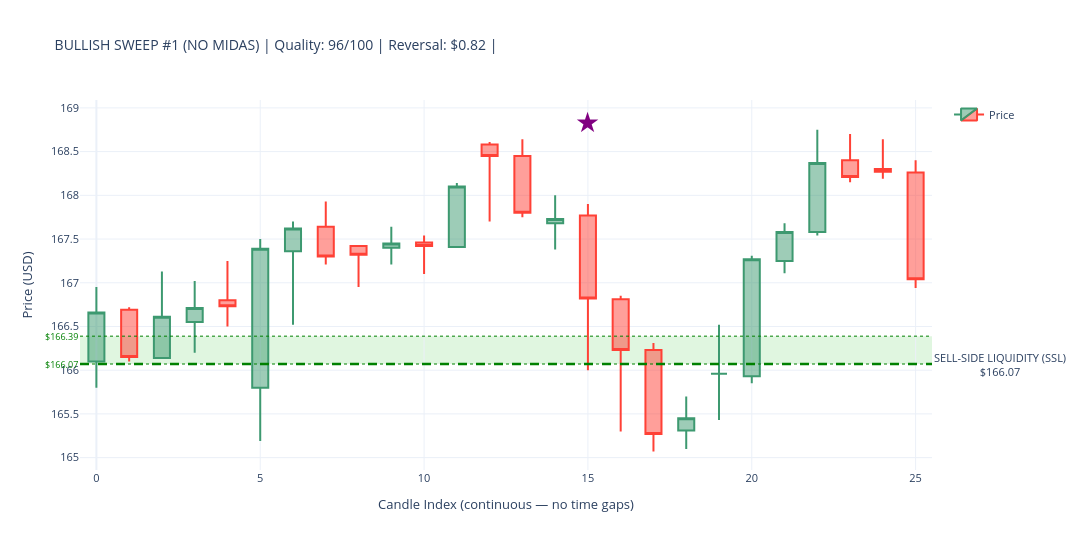
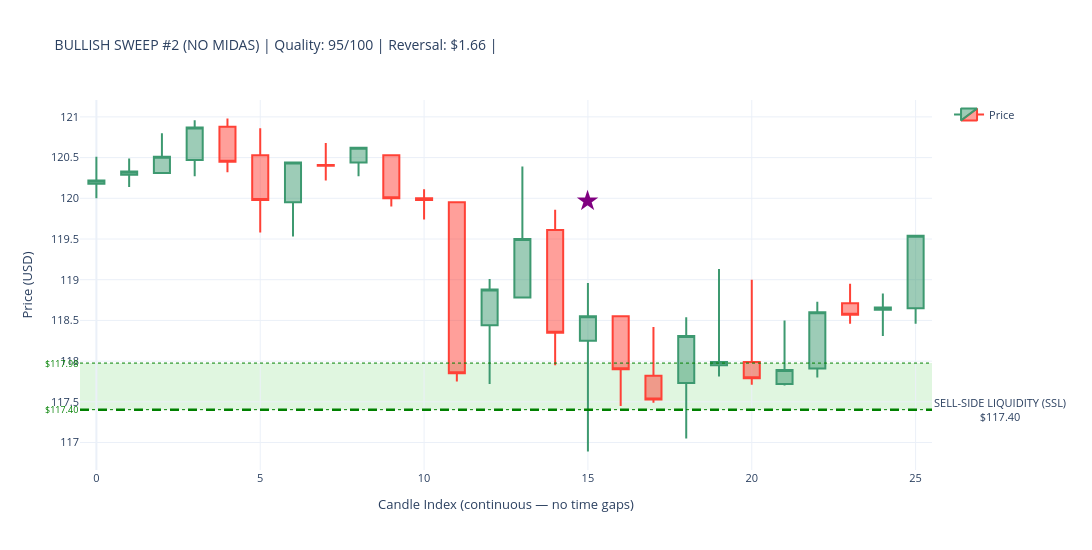
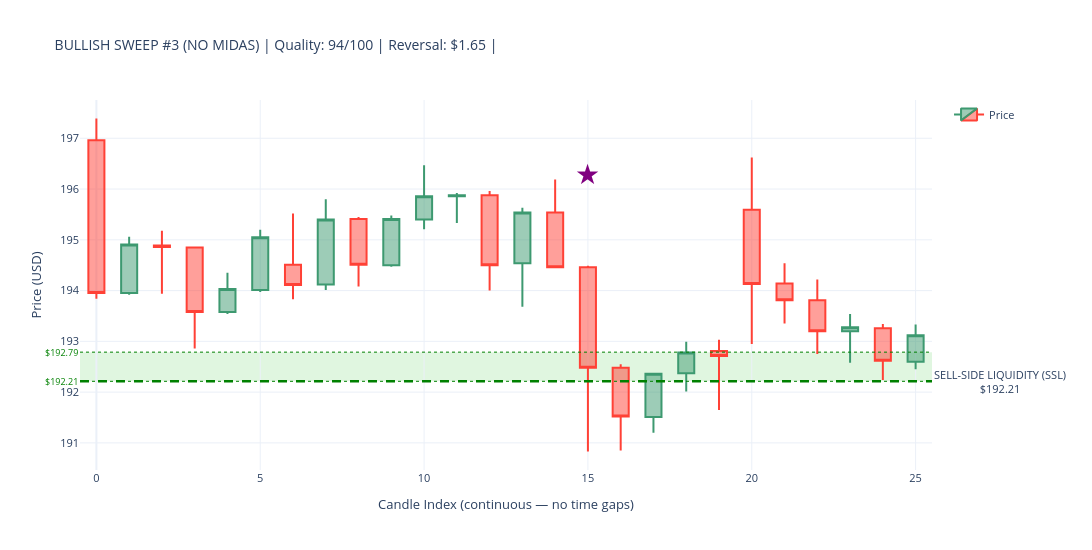
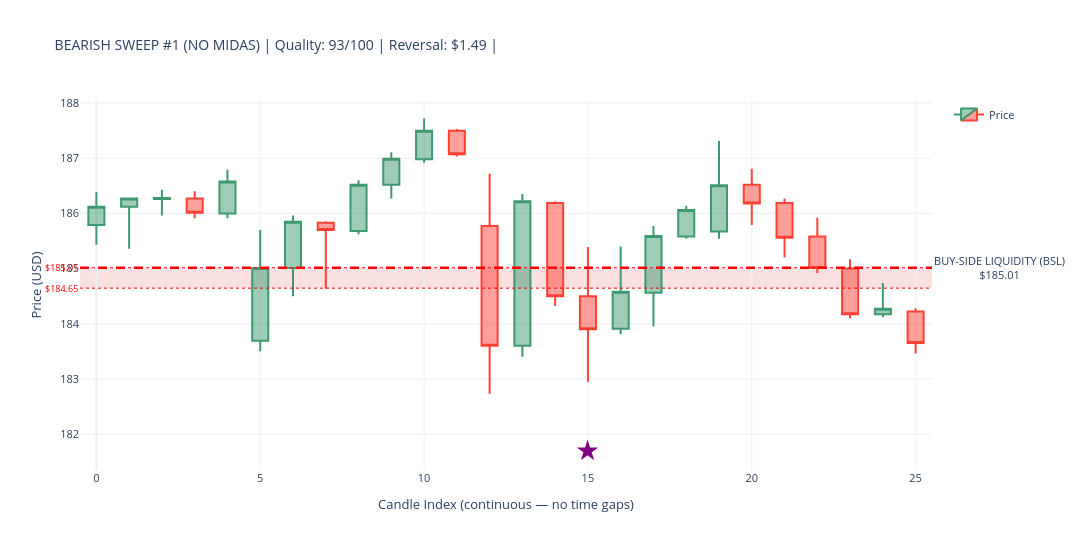

Write notebook code for charts like these, in order.
### Code cell
# ---------------------------------------------------------------------------
# SWEEP DETECTION CANDLESTICK VISUALIZATIONS WITH LIQUIDITY ZONES
# ---------------------------------------------------------------------------

required_vars = ['sweeps_hourly_no_midas', 'sweeps_hourly_with_midas', 'hourly_data']
missing_vars  = [v for v in required_vars if v not in globals()]

if missing_vars:
    print(f"\n⚠ WARNING: Missing variables — {missing_vars}")
    print("Please execute Part 8 first. Skipping visualization...")
else:
    print("\n✓ All required variables present. Proceeding with visualization...")

if not missing_vars:

    print("\n" + "=" * 70)
    print("VISUALIZING TOP SWEEPS — CANDLESTICK CHARTS WITH LIQUIDITY ZONES")
    print("=" * 70)

    import plotly.graph_objects as go

    price_data = hourly_data.copy()
    print(f"\n✓ Hourly data: {len(price_data)} candles")
    print(f"  Date range: {price_data['timestamp'].min().date()} → "
          f"{price_data['timestamp'].max().date()}")

    print(f"\nSweep data check:")
    print(f"  NO MIDAS  : {len(sweeps_hourly_no_midas)} total sweeps")
    if len(sweeps_hourly_no_midas) > 0:
        print(f"    Bullish : {(sweeps_hourly_no_midas['sweep_type']=='BULLISH').sum()}")
        print(f"    Bearish : {(sweeps_hourly_no_midas['sweep_type']=='BEARISH').sum()}")
    print(f"  WITH MIDAS: {len(sweeps_hourly_with_midas)} total sweeps")
    if len(sweeps_hourly_with_midas) > 0:
        print(f"    Bullish : {(sweeps_hourly_with_midas['sweep_type']=='BULLISH').sum()}")
        print(f"    Bearish : {(sweeps_hourly_with_midas['sweep_type']=='BEARISH').sum()}")


    def make_candlestick_chart_with_zones(
        price_df, sweep_timestamp, zone_level,
        zone_top, zone_bottom,
        sweep_type, chart_title
    ):
        try:
            # ── exact-hour timestamp match ────────────────────────────────────
            sweep_ts       = pd.to_datetime(sweep_timestamp)
            sweep_ts_naive = sweep_ts.tz_localize(None) if sweep_ts.tzinfo else sweep_ts
            ts_col_naive   = pd.to_datetime(price_df['timestamp']).dt.tz_localize(None)

            exact = price_df[ts_col_naive == sweep_ts_naive]
            sweep_idx = exact.index[0] if len(exact) > 0 else (
                (ts_col_naive - sweep_ts_naive).abs().idxmin()
            )

            sweep_pos = price_df.index.get_loc(sweep_idx)
            start_pos = max(0, sweep_pos - 15)
            end_pos   = min(len(price_df) - 1, sweep_pos + 10)

            subset = price_df.iloc[start_pos : end_pos + 1].copy().reset_index(drop=True)
            subset['candle_idx'] = range(len(subset))

            # FIX: build hover text as a list — Candlestick uses `text`, not `hovertemplate`
            hover_texts = [
                (f"{row['timestamp'].strftime('%Y-%m-%d %H:%M')}<br>"
                 f"O: ${row['open']:.2f}  H: ${row['high']:.2f}<br>"
                 f"L: ${row['low']:.2f}   C: ${row['close']:.2f}")
                for _, row in subset.iterrows()
            ]

            # ── candlestick ───────────────────────────────────────────────────
            fig = go.Figure(data=[go.Candlestick(
                x=subset['candle_idx'],
                open=subset['open'],  high=subset['high'],
                low=subset['low'],    close=subset['close'],
                name='Price',
                text=hover_texts,          # ← was hovertemplate (unsupported)
                hoverinfo='text',          # tell Plotly to show our text on hover
            )])

            # ── ICT-correct zone labels + actual boundaries ───────────────────
            if sweep_type == 'BULLISH':
                fill_color = 'rgba(0,180,0,0.12)'
                line_color = 'green'
                zone_label = 'SELL-SIDE LIQUIDITY (SSL)'
            else:
                fill_color = 'rgba(220,0,0,0.12)'
                line_color = 'red'
                zone_label = 'BUY-SIDE LIQUIDITY (BSL)'

            fig.add_hrect(
                y0=zone_bottom, y1=zone_top,
                fillcolor=fill_color, opacity=1.0,
                layer='below', line_width=0,
            )
            fig.add_hline(
                y=zone_level,
                line_width=2.5, line_dash='dash', line_color=line_color,
                annotation_text=f'{zone_label}<br>${zone_level:.2f}',
                annotation_position='right',
                annotation=dict(font_size=11, bgcolor='rgba(255,255,255,0.85)')
            )
            for y_val in [zone_top, zone_bottom]:
                fig.add_hline(
                    y=y_val, line_width=1, line_dash='dot', line_color=line_color,
                    annotation_text=f'${y_val:.2f}', annotation_position='left',
                    annotation=dict(font_size=9, font_color=line_color)
                )

            # ── sweep marker ──────────────────────────────────────────────────
            sweep_subset_pos = sweep_pos - start_pos
            if 0 <= sweep_subset_pos < len(subset):
                row_c = subset.iloc[sweep_subset_pos]
                cr    = row_c['high'] - row_c['low']
                arrow_y = (row_c['high'] + cr * 0.5 if sweep_type == 'BULLISH'
                           else row_c['low'] - cr * 0.5)
                fig.add_annotation(
                    x=row_c['candle_idx'], y=arrow_y,
                    text='★', showarrow=False,
                    font=dict(size=28, color='purple'),
                    xanchor='center'
                )

            fig.update_layout(
                title=dict(text=chart_title, font=dict(size=14)),
                yaxis_title='Price (USD)',
                xaxis_title='Candle Index (continuous — no time gaps)',
                template='plotly_white',
                height=550, width=1150,
                hovermode='x unified',
                xaxis_rangeslider_visible=False,
                xaxis=dict(type='linear'),
                showlegend=True,
                font=dict(size=11),
                margin=dict(l=80, r=160, t=100, b=80),
            )
            return fig

        except Exception as e:
            print(f"      ✗ Error ({type(e).__name__}): {e}")
            return None


    def plot_sweep_set(sweeps_df, label):
        if sweeps_df.empty:
            print(f"\n✗ No sweeps in {label} dataset")
            return

        print(f"\n{'=' * 70}")
        print(f"{label} SWEEPS WITH LIQUIDITY ZONES")
        print('=' * 70)

        for sweep_type, side_label in [
            ('BULLISH', 'SSL Raids (demand zone sweeps — bullish reversal)'),
            ('BEARISH', 'BSL Raids (supply zone sweeps — bearish reversal)'),
        ]:
            subset = (
                sweeps_df[sweeps_df['sweep_type'] == sweep_type]
                .nlargest(3, 'sweep_quality_score')
            )
            print(f"\n{side_label}  ({len(subset)} shown):")

            for i, (_, row) in enumerate(subset.iterrows(), 1):
                z_top = float(row.get('zone_top',    row['zone_level'] * 1.005))
                z_bot = float(row.get('zone_bottom', row['zone_level'] * 0.995))

                title = (
                    f"{sweep_type} SWEEP #{i} ({label}) | "
                    f"Quality: {row['sweep_quality_score']:.0f}/100 | "
                    f"Reversal: ${row['reversal_distance']:.2f} | "
                )
                print(f"  {i}. {row['timestamp']}  zone=${row['zone_level']:.2f}")

                fig = make_candlestick_chart_with_zones(
                    price_data,
                    sweep_timestamp = row['timestamp'],
                    zone_level      = row['zone_level'],
                    zone_top        = z_top,
                    zone_bottom     = z_bot,
                    sweep_type      = sweep_type,
                    chart_title     = title,
                )
                if fig:
                    fig.show()
                else:
                    print("      → Could not create chart")


    plot_sweep_set(sweeps_hourly_no_midas,   'NO MIDAS')
    plot_sweep_set(sweeps_hourly_with_midas, 'WITH MIDAS')

    print("\n" + "=" * 70)
    print("✓ LIQUIDITY ZONE SWEEP VISUALIZATION COMPLETE")
    print("=" * 70)
    print("\nVISUAL LEGEND:")
    print("  🟢 GREEN ZONE : Demand zone — SSL raid (BULLISH sweep, reversal up)")
    print("  🔴 RED ZONE   : Supply zone — BSL raid (BEARISH sweep, reversal down)")
    print("  ★ Star        : Exact sweep detection candle")
    print("  - - Dashed    : Zone midline (zone_level)")
    print("  ··· Dotted    : Actual zone top / bottom boundaries")

### Figure 1 — Plotly figure (JSON) as saved in the notebook; plotly's stock layout.template omitted (floating-point values rounded to 4 significant figures)
{"data": [{"close": [166.7, 166.2, 166.6, 166.7, 166.7, 167.4, 167.6, 167.3, 167.3, 167.4, 167.4, 168.1, 168.4, 167.8, 167.7, 166.8, 166.2, 165.3, 165.4, 166.0, 167.3, 167.6, 168.4, 168.2, 168.3, 167.0], "high": [166.9, 166.7, 167.1, 167.0, 167.2, 167.5, 167.7, 167.9, 167.4, 167.6, 167.5, 168.1, 168.6, 168.6, 168.0, 167.9, 166.8, 166.3, 165.7, 166.5, 167.3, 167.7, 168.8, 168.7, 168.6, 168.4], "hoverinfo": "text", "low": [165.8, 166.1, 166.1, 166.2, 166.5, 165.2, 166.5, 167.2, 166.9, 167.2, 167.1, 167.4, 167.7, 167.8, 167.4, 166.0, 165.3, 165.1, 165.1, 165.4, 165.8, 167.1, 167.5, 168.2, 168.2, 166.9], "name": "Price", "open": [166.1, 166.7, 166.1, 166.6, 166.8, 165.8, 167.4, 167.6, 167.4, 167.4, 167.5, 167.4, 168.6, 168.4, 167.7, 167.8, 166.8, 166.2, 165.3, 166.0, 165.9, 167.2, 167.6, 168.4, 168.3, 168.3], "text": ["2021-04-20 11:30<br>O: $166.10  H: $166.95<br>L: $165.80   C: $166.66", "2021-04-20 12:30<br>O: $166.69  H: $166.72<br>L: $166.10   C: $166.15", "2021-04-20 13:30<br>O: $166.14  H: $167.13<br>L: $166.14   C: $166.61", "2021-04-20 14:30<br>O: $166.55  H: $167.02<br>L: $166.20   C: $166.71", "2021-04-20 15:30<br>O: $166.80  H: $167.25<br>L: $166.50   C: $166.73", "2021-04-21 09:30<br>O: $165.80  H: $167.50<br>L: $165.19   C: $167.39", "2021-04-21 10:30<br>O: $167.36  H: $167.70<br>L: $166.52   C: $167.62", "2021-04-21 11:30<br>O: $167.64  H: $167.93<br>L: $167.21   C: $167.30", "2021-04-21 12:30<br>O: $167.42  H: $167.43<br>L: $166.95   C: $167.32", "2021-04-21 13:30<br>O: $167.40  H: $167.64<br>L: $167.21   C: $167.45", "2021-04-21 14:30<br>O: $167.46  H: $167.54<br>L: $167.10   C: $167.42", "2021-04-21 15:30<br>O: $167.41  H: $168.14<br>L: $167.41   C: $168.10", "2021-04-22 09:30<br>O: $168.58  H: $168.61<br>L: $167.70   C: $168.45", "2021-04-22 10:30<br>O: $168.45  H: $168.64<br>L: $167.75   C: $167.80", "2021-04-22 11:30<br>O: $167.68  H: $168.00<br>L: $167.38   C: $167.73", "2021-04-22 12:30<br>O: $167.77  H: $167.90<br>L: $166.00   C: $166.82", "2021-04-22 13:30<br>O: $166.81  H: $166.85<br>L: $165.30   C: $166.23", "2021-04-22 14:30<br>O: $166.23  H: $166.31<br>L: $165.07   C: $165.27", "2021-04-22 15:30<br>O: $165.31  H: $165.70<br>L: $165.10   C: $165.45", "2021-04-23 09:30<br>O: $165.96  H: $166.52<br>L: $165.43   C: $165.96", "2021-04-23 10:30<br>O: $165.93  H: $167.31<br>L: $165.85   C: $167.27", "2021-04-23 11:30<br>O: $167.25  H: $167.68<br>L: $167.11   C: $167.58", "2021-04-23 12:30<br>O: $167.58  H: $168.75<br>L: $167.54   C: $168.37", "2021-04-23 13:30<br>O: $168.40  H: $168.70<br>L: $168.15   C: $168.21", "2021-04-23 14:30<br>O: $168.30  H: $168.64<br>L: $168.19   C: $168.27", "2021-04-23 15:30<br>O: $168.26  H: $168.40<br>L: $166.94   C: $167.04"], "type": "candlestick", "x": [0, 1, 2, 3, 4, 5, 6, 7, 8, 9, 10, 11, 12, 13, 14, 15, 16, 17, 18, 19, 20, 21, 22, 23, 24, 25]}], "layout": {"annotations": [{"bgcolor": "rgba(255,255,255,0.85)", "font": {"size": 11}, "showarrow": false, "text": "SELL-SIDE LIQUIDITY (SSL)<br>$166.07", "x": 1, "xanchor": "left", "xref": "x domain", "y": 166.1, "yanchor": "middle", "yref": "y"}, {"font": {"color": "green", "size": 9}, "showarrow": false, "text": "$166.39", "x": 0, "xanchor": "right", "xref": "x domain", "y": 166.4, "yanchor": "middle", "yref": "y"}, {"font": {"color": "green", "size": 9}, "showarrow": false, "text": "$166.07", "x": 0, "xanchor": "right", "xref": "x domain", "y": 166.1, "yanchor": "middle", "yref": "y"}, {"font": {"color": "purple", "size": 28}, "showarrow": false, "text": "★", "x": 15, "xanchor": "center", "y": 168.9}], "font": {"size": 11}, "height": 550, "hovermode": "x unified", "margin": {"b": 80, "l": 80, "r": 160, "t": 100}, "shapes": [{"fillcolor": "rgba(0,180,0,0.12)", "layer": "below", "line": {"width": 0}, "opacity": 1, "type": "rect", "x0": 0, "x1": 1, "xref": "x domain", "y0": 166.1, "y1": 166.4, "yref": "y"}, {"line": {"color": "green", "dash": "dash", "width": 2.5}, "type": "line", "x0": 0, "x1": 1, "xref": "x domain", "y0": 166.1, "y1": 166.1, "yref": "y"}, {"line": {"color": "green", "dash": "dot", "width": 1}, "type": "line", "x0": 0, "x1": 1, "xref": "x domain", "y0": 166.4, "y1": 166.4, "yref": "y"}, {"line": {"color": "green", "dash": "dot", "width": 1}, "type": "line", "x0": 0, "x1": 1, "xref": "x domain", "y0": 166.1, "y1": 166.1, "yref": "y"}], "showlegend": true, "title": {"font": {"size": 14}, "text": "BULLISH SWEEP #1 (NO MIDAS) | Quality: 96/100 | Reversal: $0.82 | "}, "width": 1150, "xaxis": {"rangeslider": {"visible": false}, "title": {"text": "Candle Index (continuous — no time gaps)"}, "type": "linear"}, "yaxis": {"title": {"text": "Price (USD)"}}}}

### Figure 2 — Plotly figure (JSON) as saved in the notebook; plotly's stock layout.template omitted (floating-point values rounded to 4 significant figures)
{"data": [{"close": [120.2, 120.3, 120.5, 120.9, 120.5, 120.0, 120.4, 120.4, 120.6, 120.0, 120.0, 117.8, 118.9, 119.5, 118.3, 118.5, 117.9, 117.5, 118.3, 118.0, 117.8, 117.9, 118.6, 118.6, 118.7, 119.5], "high": [120.5, 120.5, 120.8, 121.0, 121.0, 120.9, 120.4, 120.7, 120.6, 120.5, 120.1, 120.0, 119.0, 120.4, 119.9, 119.0, 118.5, 118.4, 118.5, 119.1, 119.0, 118.5, 118.7, 119.0, 118.8, 119.5], "hoverinfo": "text", "low": [120.0, 120.1, 120.3, 120.3, 120.3, 119.6, 119.5, 120.2, 120.3, 119.9, 119.7, 117.8, 117.7, 118.8, 118.0, 116.9, 117.5, 117.5, 117.0, 117.8, 117.7, 117.7, 117.8, 118.5, 118.3, 118.5], "name": "Price", "open": [120.2, 120.3, 120.3, 120.5, 120.9, 120.5, 120.0, 120.4, 120.4, 120.5, 120.0, 120.0, 118.4, 118.8, 119.6, 118.2, 118.5, 117.8, 117.7, 118.0, 118.0, 117.7, 117.9, 118.7, 118.6, 118.7], "text": ["2020-05-11 11:00<br>O: $120.18  H: $120.51<br>L: $120.00   C: $120.22", "2020-05-11 12:00<br>O: $120.29  H: $120.49<br>L: $120.14   C: $120.33", "2020-05-11 13:00<br>O: $120.31  H: $120.80<br>L: $120.31   C: $120.51", "2020-05-11 14:00<br>O: $120.47  H: $120.96<br>L: $120.27   C: $120.87", "2020-05-11 15:00<br>O: $120.88  H: $120.98<br>L: $120.32   C: $120.45", "2020-05-12 09:00<br>O: $120.53  H: $120.86<br>L: $119.58   C: $119.98", "2020-05-12 10:00<br>O: $119.95  H: $120.44<br>L: $119.53   C: $120.44", "2020-05-12 11:00<br>O: $120.41  H: $120.68<br>L: $120.22   C: $120.40", "2020-05-12 12:00<br>O: $120.44  H: $120.63<br>L: $120.27   C: $120.62", "2020-05-12 13:00<br>O: $120.53  H: $120.54<br>L: $119.90   C: $120.00", "2020-05-12 14:00<br>O: $120.00  H: $120.11<br>L: $119.74   C: $119.98", "2020-05-12 15:00<br>O: $119.95  H: $119.95<br>L: $117.75   C: $117.85", "2020-05-13 09:00<br>O: $118.44  H: $119.01<br>L: $117.72   C: $118.88", "2020-05-13 10:00<br>O: $118.78  H: $120.39<br>L: $118.78   C: $119.50", "2020-05-13 11:00<br>O: $119.61  H: $119.86<br>L: $117.95   C: $118.35", "2020-05-13 12:00<br>O: $118.25  H: $118.96<br>L: $116.89   C: $118.55", "2020-05-13 13:00<br>O: $118.55  H: $118.55<br>L: $117.45   C: $117.90", "2020-05-13 14:00<br>O: $117.82  H: $118.42<br>L: $117.49   C: $117.53", "2020-05-13 15:00<br>O: $117.73  H: $118.54<br>L: $117.05   C: $118.31", "2020-05-14 09:00<br>O: $117.95  H: $119.13<br>L: $117.81   C: $117.99", "2020-05-14 10:00<br>O: $117.99  H: $119.00<br>L: $117.71   C: $117.79", "2020-05-14 11:00<br>O: $117.72  H: $118.50<br>L: $117.70   C: $117.89", "2020-05-14 12:00<br>O: $117.91  H: $118.73<br>L: $117.80   C: $118.60", "2020-05-14 13:00<br>O: $118.71  H: $118.95<br>L: $118.46   C: $118.57", "2020-05-14 14:00<br>O: $118.63  H: $118.83<br>L: $118.31   C: $118.66", "2020-05-14 15:00<br>O: $118.65  H: $119.54<br>L: $118.46   C: $119.54"], "type": "candlestick", "x": [0, 1, 2, 3, 4, 5, 6, 7, 8, 9, 10, 11, 12, 13, 14, 15, 16, 17, 18, 19, 20, 21, 22, 23, 24, 25]}], "layout": {"annotations": [{"bgcolor": "rgba(255,255,255,0.85)", "font": {"size": 11}, "showarrow": false, "text": "SELL-SIDE LIQUIDITY (SSL)<br>$117.40", "x": 1, "xanchor": "left", "xref": "x domain", "y": 117.4, "yanchor": "middle", "yref": "y"}, {"font": {"color": "green", "size": 9}, "showarrow": false, "text": "$117.98", "x": 0, "xanchor": "right", "xref": "x domain", "y": 118.0, "yanchor": "middle", "yref": "y"}, {"font": {"color": "green", "size": 9}, "showarrow": false, "text": "$117.40", "x": 0, "xanchor": "right", "xref": "x domain", "y": 117.4, "yanchor": "middle", "yref": "y"}, {"font": {"color": "purple", "size": 28}, "showarrow": false, "text": "★", "x": 15, "xanchor": "center", "y": 120.0}], "font": {"size": 11}, "height": 550, "hovermode": "x unified", "margin": {"b": 80, "l": 80, "r": 160, "t": 100}, "shapes": [{"fillcolor": "rgba(0,180,0,0.12)", "layer": "below", "line": {"width": 0}, "opacity": 1, "type": "rect", "x0": 0, "x1": 1, "xref": "x domain", "y0": 117.4, "y1": 118.0, "yref": "y"}, {"line": {"color": "green", "dash": "dash", "width": 2.5}, "type": "line", "x0": 0, "x1": 1, "xref": "x domain", "y0": 117.4, "y1": 117.4, "yref": "y"}, {"line": {"color": "green", "dash": "dot", "width": 1}, "type": "line", "x0": 0, "x1": 1, "xref": "x domain", "y0": 118.0, "y1": 118.0, "yref": "y"}, {"line": {"color": "green", "dash": "dot", "width": 1}, "type": "line", "x0": 0, "x1": 1, "xref": "x domain", "y0": 117.4, "y1": 117.4, "yref": "y"}], "showlegend": true, "title": {"font": {"size": 14}, "text": "BULLISH SWEEP #2 (NO MIDAS) | Quality: 95/100 | Reversal: $1.66 | "}, "width": 1150, "xaxis": {"rangeslider": {"visible": false}, "title": {"text": "Candle Index (continuous — no time gaps)"}, "type": "linear"}, "yaxis": {"title": {"text": "Price (USD)"}}}}

### Figure 3 — Plotly figure (JSON) as saved in the notebook; plotly's stock layout.template omitted (floating-point values rounded to 4 significant figures)
{"data": [{"close": [193.9, 194.9, 194.9, 193.6, 194.0, 195.1, 194.1, 195.4, 194.5, 195.4, 195.9, 195.9, 194.5, 195.5, 194.5, 192.5, 191.5, 192.4, 192.8, 192.7, 194.1, 193.8, 193.2, 193.3, 192.6, 193.1], "high": [197.4, 195.1, 195.2, 194.8, 194.3, 195.2, 195.5, 195.8, 195.4, 195.5, 196.5, 195.9, 196.0, 195.6, 196.2, 194.5, 192.6, 192.4, 193.0, 193.0, 196.6, 194.5, 194.2, 193.5, 193.3, 193.3], "hoverinfo": "text", "low": [193.8, 193.9, 193.9, 192.9, 193.5, 194.0, 193.8, 194.0, 194.1, 194.5, 195.2, 195.3, 194.0, 193.7, 194.5, 190.8, 190.8, 191.2, 192.0, 191.7, 192.9, 193.3, 192.8, 192.6, 192.2, 192.4], "name": "Price", "open": [197.0, 193.9, 194.9, 194.8, 193.6, 194.0, 194.5, 194.1, 195.4, 194.5, 195.4, 195.9, 195.9, 194.5, 195.5, 194.5, 192.5, 191.5, 192.4, 192.8, 195.6, 194.1, 193.8, 193.2, 193.3, 192.6], "text": ["2024-07-11 10:30<br>O: $196.96  H: $197.39<br>L: $193.84   C: $193.95", "2024-07-11 11:30<br>O: $193.95  H: $195.06<br>L: $193.92   C: $194.91", "2024-07-11 12:30<br>O: $194.89  H: $195.18<br>L: $193.94   C: $194.86", "2024-07-11 13:30<br>O: $194.85  H: $194.85<br>L: $192.86   C: $193.58", "2024-07-11 14:30<br>O: $193.58  H: $194.35<br>L: $193.54   C: $194.03", "2024-07-11 15:30<br>O: $194.01  H: $195.20<br>L: $193.97   C: $195.05", "2024-07-12 09:30<br>O: $194.51  H: $195.52<br>L: $193.83   C: $194.11", "2024-07-12 10:30<br>O: $194.12  H: $195.80<br>L: $194.01   C: $195.40", "2024-07-12 11:30<br>O: $195.41  H: $195.45<br>L: $194.08   C: $194.51", "2024-07-12 12:30<br>O: $194.50  H: $195.48<br>L: $194.47   C: $195.41", "2024-07-12 13:30<br>O: $195.40  H: $196.47<br>L: $195.21   C: $195.86", "2024-07-12 14:30<br>O: $195.86  H: $195.92<br>L: $195.33   C: $195.88", "2024-07-12 15:30<br>O: $195.88  H: $195.96<br>L: $194.00   C: $194.50", "2024-07-15 09:30<br>O: $194.54  H: $195.63<br>L: $193.68   C: $195.54", "2024-07-15 10:30<br>O: $195.54  H: $196.19<br>L: $194.46   C: $194.46", "2024-07-15 11:30<br>O: $194.46  H: $194.49<br>L: $190.83   C: $192.48", "2024-07-15 12:30<br>O: $192.48  H: $192.55<br>L: $190.85   C: $191.52", "2024-07-15 13:30<br>O: $191.51  H: $192.38<br>L: $191.20   C: $192.36", "2024-07-15 14:30<br>O: $192.37  H: $192.99<br>L: $192.01   C: $192.78", "2024-07-15 15:30<br>O: $192.81  H: $193.03<br>L: $191.65   C: $192.71", "2024-07-16 09:30<br>O: $195.59  H: $196.62<br>L: $192.95   C: $194.13", "2024-07-16 10:30<br>O: $194.14  H: $194.54<br>L: $193.35   C: $193.81", "2024-07-16 11:30<br>O: $193.81  H: $194.22<br>L: $192.75   C: $193.20", "2024-07-16 12:30<br>O: $193.20  H: $193.54<br>L: $192.58   C: $193.28", "2024-07-16 13:30<br>O: $193.26  H: $193.34<br>L: $192.24   C: $192.62", "2024-07-16 14:30<br>O: $192.60  H: $193.33<br>L: $192.45   C: $193.12"], "type": "candlestick", "x": [0, 1, 2, 3, 4, 5, 6, 7, 8, 9, 10, 11, 12, 13, 14, 15, 16, 17, 18, 19, 20, 21, 22, 23, 24, 25]}], "layout": {"annotations": [{"bgcolor": "rgba(255,255,255,0.85)", "font": {"size": 11}, "showarrow": false, "text": "SELL-SIDE LIQUIDITY (SSL)<br>$192.21", "x": 1, "xanchor": "left", "xref": "x domain", "y": 192.2, "yanchor": "middle", "yref": "y"}, {"font": {"color": "green", "size": 9}, "showarrow": false, "text": "$192.79", "x": 0, "xanchor": "right", "xref": "x domain", "y": 192.8, "yanchor": "middle", "yref": "y"}, {"font": {"color": "green", "size": 9}, "showarrow": false, "text": "$192.21", "x": 0, "xanchor": "right", "xref": "x domain", "y": 192.2, "yanchor": "middle", "yref": "y"}, {"font": {"color": "purple", "size": 28}, "showarrow": false, "text": "★", "x": 15, "xanchor": "center", "y": 196.3}], "font": {"size": 11}, "height": 550, "hovermode": "x unified", "margin": {"b": 80, "l": 80, "r": 160, "t": 100}, "shapes": [{"fillcolor": "rgba(0,180,0,0.12)", "layer": "below", "line": {"width": 0}, "opacity": 1, "type": "rect", "x0": 0, "x1": 1, "xref": "x domain", "y0": 192.2, "y1": 192.8, "yref": "y"}, {"line": {"color": "green", "dash": "dash", "width": 2.5}, "type": "line", "x0": 0, "x1": 1, "xref": "x domain", "y0": 192.2, "y1": 192.2, "yref": "y"}, {"line": {"color": "green", "dash": "dot", "width": 1}, "type": "line", "x0": 0, "x1": 1, "xref": "x domain", "y0": 192.8, "y1": 192.8, "yref": "y"}, {"line": {"color": "green", "dash": "dot", "width": 1}, "type": "line", "x0": 0, "x1": 1, "xref": "x domain", "y0": 192.2, "y1": 192.2, "yref": "y"}], "showlegend": true, "title": {"font": {"size": 14}, "text": "BULLISH SWEEP #3 (NO MIDAS) | Quality: 94/100 | Reversal: $1.65 | "}, "width": 1150, "xaxis": {"rangeslider": {"visible": false}, "title": {"text": "Candle Index (continuous — no time gaps)"}, "type": "linear"}, "yaxis": {"title": {"text": "Price (USD)"}}}}

### Figure 4 — Plotly figure (JSON) as saved in the notebook; plotly's stock layout.template omitted (floating-point values rounded to 4 significant figures)
{"data": [{"close": [186.1, 186.3, 186.3, 186.0, 186.6, 185.0, 185.8, 185.7, 186.5, 187.0, 187.5, 187.1, 183.6, 186.2, 184.5, 183.9, 184.6, 185.6, 186.1, 186.5, 186.2, 185.6, 185.0, 184.2, 184.3, 183.7], "high": [186.4, 186.3, 186.4, 186.4, 186.8, 185.7, 186.0, 185.9, 186.6, 187.1, 187.7, 187.5, 186.7, 186.3, 186.2, 185.4, 185.4, 185.8, 186.1, 187.3, 186.8, 186.3, 185.9, 185.2, 184.7, 184.3], "hoverinfo": "text", "low": [185.4, 185.4, 186.0, 185.9, 185.9, 183.5, 184.5, 184.6, 185.6, 186.3, 186.9, 187.0, 182.7, 183.4, 184.3, 182.9, 183.8, 183.9, 185.5, 185.5, 185.8, 185.2, 184.9, 184.1, 184.1, 183.5], "name": "Price", "open": [185.8, 186.1, 186.3, 186.3, 186.0, 183.7, 185.0, 185.8, 185.7, 186.5, 187.0, 187.5, 185.8, 183.6, 186.2, 184.5, 183.9, 184.6, 185.6, 185.7, 186.5, 186.2, 185.6, 185.0, 184.2, 184.2], "text": ["2024-05-13 11:30<br>O: $185.79  H: $186.39<br>L: $185.43   C: $186.12", "2024-05-13 12:30<br>O: $186.12  H: $186.29<br>L: $185.36   C: $186.27", "2024-05-13 13:30<br>O: $186.26  H: $186.43<br>L: $185.96   C: $186.28", "2024-05-13 14:30<br>O: $186.27  H: $186.40<br>L: $185.91   C: $186.01", "2024-05-13 15:30<br>O: $186.00  H: $186.79<br>L: $185.91   C: $186.58", "2024-05-14 09:30<br>O: $183.69  H: $185.70<br>L: $183.50   C: $185.01", "2024-05-14 10:30<br>O: $185.01  H: $185.96<br>L: $184.50   C: $185.85", "2024-05-14 11:30<br>O: $185.83  H: $185.86<br>L: $184.64   C: $185.70", "2024-05-14 12:30<br>O: $185.68  H: $186.60<br>L: $185.62   C: $186.52", "2024-05-14 13:30<br>O: $186.52  H: $187.11<br>L: $186.27   C: $186.99", "2024-05-14 14:30<br>O: $186.98  H: $187.72<br>L: $186.92   C: $187.50", "2024-05-14 15:30<br>O: $187.50  H: $187.53<br>L: $187.03   C: $187.07", "2024-05-15 09:30<br>O: $185.77  H: $186.72<br>L: $182.73   C: $183.60", "2024-05-15 10:30<br>O: $183.60  H: $186.35<br>L: $183.40   C: $186.22", "2024-05-15 11:30<br>O: $186.19  H: $186.22<br>L: $184.32   C: $184.50", "2024-05-15 12:30<br>O: $184.50  H: $185.39<br>L: $182.95   C: $183.90", "2024-05-15 13:30<br>O: $183.91  H: $185.40<br>L: $183.81   C: $184.58", "2024-05-15 14:30<br>O: $184.56  H: $185.77<br>L: $183.95   C: $185.59", "2024-05-15 15:30<br>O: $185.58  H: $186.14<br>L: $185.54   C: $186.06", "2024-05-16 09:30<br>O: $185.67  H: $187.31<br>L: $185.54   C: $186.51", "2024-05-16 10:30<br>O: $186.52  H: $186.81<br>L: $185.79   C: $186.18", "2024-05-16 11:30<br>O: $186.19  H: $186.27<br>L: $185.20   C: $185.56", "2024-05-16 12:30<br>O: $185.58  H: $185.92<br>L: $184.92   C: $185.01", "2024-05-16 13:30<br>O: $185.00  H: $185.17<br>L: $184.10   C: $184.17", "2024-05-16 14:30<br>O: $184.17  H: $184.74<br>L: $184.12   C: $184.27", "2024-05-16 15:30<br>O: $184.22  H: $184.28<br>L: $183.46   C: $183.65"], "type": "candlestick", "x": [0, 1, 2, 3, 4, 5, 6, 7, 8, 9, 10, 11, 12, 13, 14, 15, 16, 17, 18, 19, 20, 21, 22, 23, 24, 25]}], "layout": {"annotations": [{"bgcolor": "rgba(255,255,255,0.85)", "font": {"size": 11}, "showarrow": false, "text": "BUY-SIDE LIQUIDITY (BSL)<br>$185.01", "x": 1, "xanchor": "left", "xref": "x domain", "y": 185.0, "yanchor": "middle", "yref": "y"}, {"font": {"color": "red", "size": 9}, "showarrow": false, "text": "$185.01", "x": 0, "xanchor": "right", "xref": "x domain", "y": 185.0, "yanchor": "middle", "yref": "y"}, {"font": {"color": "red", "size": 9}, "showarrow": false, "text": "$184.65", "x": 0, "xanchor": "right", "xref": "x domain", "y": 184.6, "yanchor": "middle", "yref": "y"}, {"font": {"color": "purple", "size": 28}, "showarrow": false, "text": "★", "x": 15, "xanchor": "center", "y": 181.7}], "font": {"size": 11}, "height": 550, "hovermode": "x unified", "margin": {"b": 80, "l": 80, "r": 160, "t": 100}, "shapes": [{"fillcolor": "rgba(220,0,0,0.12)", "layer": "below", "line": {"width": 0}, "opacity": 1, "type": "rect", "x0": 0, "x1": 1, "xref": "x domain", "y0": 184.6, "y1": 185.0, "yref": "y"}, {"line": {"color": "red", "dash": "dash", "width": 2.5}, "type": "line", "x0": 0, "x1": 1, "xref": "x domain", "y0": 185.0, "y1": 185.0, "yref": "y"}, {"line": {"color": "red", "dash": "dot", "width": 1}, "type": "line", "x0": 0, "x1": 1, "xref": "x domain", "y0": 185.0, "y1": 185.0, "yref": "y"}, {"line": {"color": "red", "dash": "dot", "width": 1}, "type": "line", "x0": 0, "x1": 1, "xref": "x domain", "y0": 184.6, "y1": 184.6, "yref": "y"}], "showlegend": true, "title": {"font": {"size": 14}, "text": "BEARISH SWEEP #1 (NO MIDAS) | Quality: 93/100 | Reversal: $1.49 | "}, "width": 1150, "xaxis": {"rangeslider": {"visible": false}, "title": {"text": "Candle Index (continuous — no time gaps)"}, "type": "linear"}, "yaxis": {"title": {"text": "Price (USD)"}}}}
